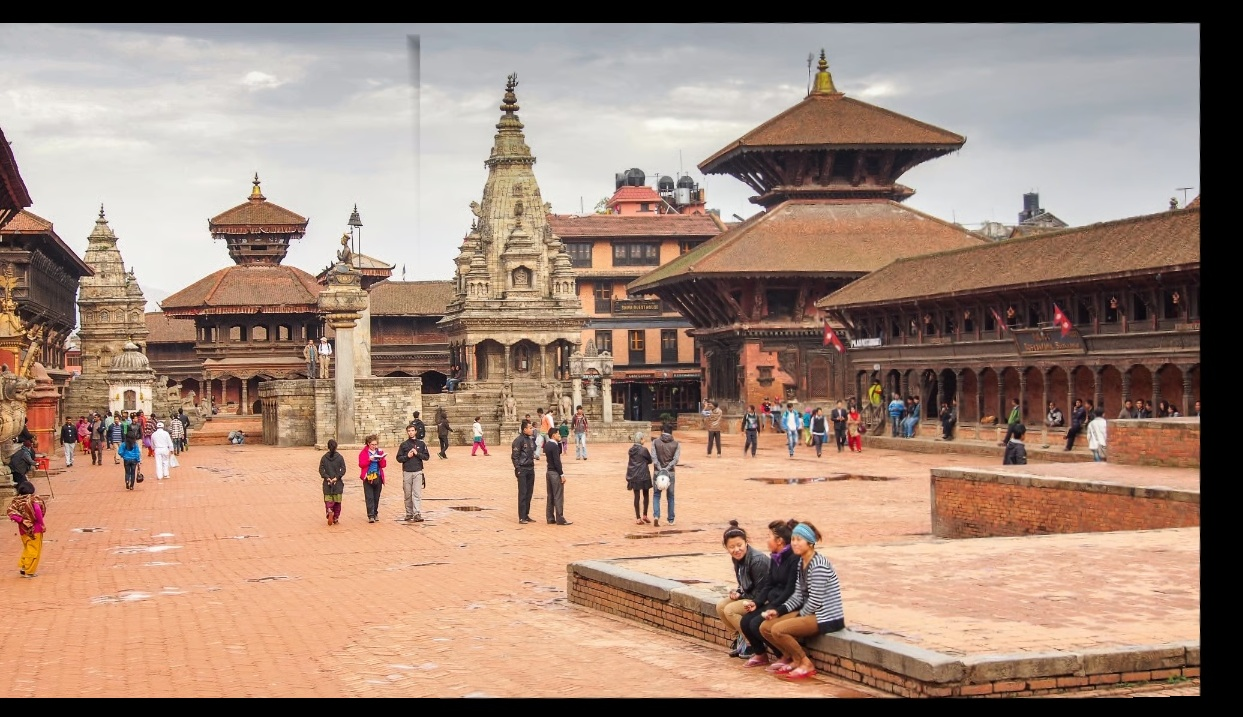
#> input picture results/pipeline_synthetic.jpg, 1243 x 717 px, given in place of c.jpg, which was not available
$ python pipeline_demo.py
#> lines starting #> are read from the running program, lines starting #| are printed output that depends on the picture
### stitcher/pipeline.py
import time
from dataclasses import dataclass

import cv2
import numpy as np

from stitcher.features import detect_and_describe, match_ratio_test
from stitcher.homography import ransac_homography
from stitcher.chain import chain_homographies
from stitcher.warp import canvas_bounds_n, warp_all
from stitcher.blend import compensate_chain, feather_blend_n
from stitcher.cylinder import cylindrical_warp, estimate_focal_from_pairs


@dataclass
class StitchResult:
    panorama: np.ndarray | None   # BGR uint8, or None on failure
    ok: bool
    message: str                  # reason shown to the user when ok is False
    stats: dict


def _shrink(img, max_width):
    h, w = img.shape[:2]
    if max_width and w > max_width:
        return cv2.resize(img, (max_width, int(round(h * max_width / w))),
                          interpolation=cv2.INTER_AREA)
    return img


def is_stitchable(n_matches, n_inliers):
    """Brown & Lowe's rule of thumb."""
    return n_inliers > 8 + 0.3 * n_matches


def align_images(images, ratio=0.7, thresh=3.0):
    """Returns (ref_to, ref, pair_stats, error_message). ref_to[k] maps points of the
    reference image to image k. images must be in left-to-right order."""
    feats = [detect_and_describe(im) for im in images]
    pairwise, pair_stats = [], []
    for i in range(len(images) - 1):
        pts_a, des_a = feats[i]
        pts_b, des_b = feats[i + 1]
        idx = match_ratio_test(des_a, des_b, ratio)
        st = {"pair": (i + 1, i + 2), "matches": len(idx), "inliers": 0}
        pair_stats.append(st)
        label = f"Images {i + 1} and {i + 2}"
        if len(idx) < 4:
            return None, None, pair_stats, f"{label}: too few matching features."
        H, mask, _ = ransac_homography(pts_a[idx[:, 0]], pts_b[idx[:, 1]], thresh=thresh)
        if H is None:
            return None, None, pair_stats, f"{label}: no consistent alignment found."
        st["inliers"] = int(mask.sum())
        st["H"] = H
        if not is_stitchable(len(idx), st["inliers"]):
            return None, None, pair_stats, (
                f"{label} do not appear to overlap enough, or the scene is too hard "
                "(glare, nearby objects, repetitive texture).")
        pairwise.append(H)
    ref = (len(images) - 1) // 2
    return chain_homographies(pairwise, ref), ref, pair_stats, ""


def _canvas_ok(images, ref_to):
    """Canvas bounds if the layout is sane, else None. A flat layout of a very wide
    panorama stretches without limit, which shows up as an absurdly wide canvas."""
    bounds = canvas_bounds_n([im.shape for im in images], ref_to)
    if bounds is None:
        return None
    if bounds[2] * bounds[3] > 40_000_000 or bounds[2] > 2 * sum(im.shape[1] for im in images):
        return None
    return bounds


def stitch(images, ratio=0.7, thresh=3.0, max_width=1200, projection="auto", focal_ratio=None):
    """projection: 'planar', 'cylindrical', or 'auto' (planar unless it is badly stretched).
    focal_ratio: focal length as a multiple of the image width; estimated if None."""
    t0 = time.time()
    if len(images) < 2:
        return StitchResult(None, False, "Need at least two images.", {})
    images = [_shrink(im, max_width) for im in images]

    ref_to, ref, pair_stats, err = align_images(images, ratio, thresh)
    stats = {"pairs": pair_stats, "reference": ref, "projection": "planar"}
    if ref_to is None:
        return StitchResult(None, False, err, stats)

    bounds = _canvas_ok(images, ref_to) if projection in ("auto", "planar") else None
    if bounds is None:
        if projection == "planar":
            return StitchResult(None, False, "Alignment looks implausible (canvas too large); "
                                "try cylindrical projection.", stats)
        h0, w0 = images[0].shape[:2]
        if focal_ratio:
            f = focal_ratio * w0
        else:
            f = estimate_focal_from_pairs([p["H"] for p in pair_stats], w0, h0) or float(w0)
        images = [cylindrical_warp(im, f) for im in images]
        ref_to, ref, pair_stats, err = align_images(images, ratio, thresh)
        stats.update({"pairs": pair_stats, "reference": ref,
                      "projection": "cylindrical", "focal_px": round(f, 1)})
        if ref_to is None:
            return StitchResult(None, False, err, stats)
        bounds = _canvas_ok(images, ref_to)
        if bounds is None:
            return StitchResult(None, False,
                                "Alignment looks implausible even with cylindrical projection.", stats)

    layers = warp_all(images, ref_to)
    canvases = [c for c, _ in layers]
    masks = [m for _, m in layers]
    pano = feather_blend_n(compensate_chain(canvases, masks, ref), masks)
    stats["canvas"] = (bounds[2], bounds[3])
    stats["runtime_s"] = round(time.time() - t0, 2)
    return StitchResult(pano, True, "ok", stats)

### stitcher/features.py
import cv2
import numpy as np


def detect_and_describe(img, detector="sift"):
    """Keypoint positions (N, 2) and descriptors for a BGR image."""
    gray = cv2.cvtColor(img, cv2.COLOR_BGR2GRAY)
    det = cv2.ORB_create(nfeatures=5000) if detector == "orb" else cv2.SIFT_create()
    kps, des = det.detectAndCompute(gray, None)
    pts = np.array([k.pt for k in kps], dtype=float).reshape(-1, 2)
    return pts, des


def match_ratio_test(des_a, des_b, ratio=0.7):
    """Index pairs (i, j): descriptor i in image A matches descriptor j in image B."""
    if des_a is None or des_b is None or len(des_a) < 2 or len(des_b) < 2:
        return np.empty((0, 2), dtype=int)
    norm = cv2.NORM_HAMMING if des_a.dtype == np.uint8 else cv2.NORM_L2
    pairs = cv2.BFMatcher(norm).knnMatch(des_a, des_b, k=2)
    good = [(m.queryIdx, m.trainIdx) for m, n in pairs if m.distance < ratio * n.distance]
    return np.array(good, dtype=int).reshape(-1, 2)

### stitcher/homography.py
import numpy as np

def normalize(pts):
    # shift points to zero mean, scale so average distance is sqrt(2)
    c = pts.mean(axis=0)
    mean_dist = np.mean(np.linalg.norm(pts - c, axis=1))
    if mean_dist < 1e-9:
        raise np.linalg.LinAlgError("degenerate points")
    s = np.sqrt(2) / mean_dist
    T = np.array([[s, 0, -s * c[0]],
                  [0, s, -s * c[1]],
                  [0, 0, 1]])
    pts_h = np.c_[pts, np.ones(len(pts))]
    return (T @ pts_h.T).T[:, :2], T

def estimate_homography(src, dst):
    """src, dst: (N, 2) arrays with N >= 4. Returns 3x3 H mapping src -> dst."""
    src_n, T1 = normalize(src)
    dst_n, T2 = normalize(dst)
    A = []
    for (x, y), (xp, yp) in zip(src_n, dst_n):
        A.append([-x, -y, -1, 0, 0, 0, xp * x, xp * y, xp])
        A.append([0, 0, 0, -x, -y, -1, yp * x, yp * y, yp])
    A = np.array(A)
    # 4 points give an 8x9 system and need the full SVD to expose the null vector;
    # 5 or more points give at least 10 rows, so the cheap thin SVD is enough.
    _, _, Vt = np.linalg.svd(A, full_matrices=(len(src) < 5))
    Hn = Vt[-1].reshape(3, 3)
    H = np.linalg.inv(T2) @ Hn @ T1          # undo the normalization
    return H / H[2, 2]

def apply_homography(H, pts):
    p = np.c_[pts, np.ones(len(pts))] @ H.T
    return p[:, :2] / p[:, 2:3]


def ransac_homography(src, dst, thresh=3.0, p=0.99, max_iters=5000, seed=0):
    """Returns (H, inlier_mask, iterations_used), or (None, None, iterations_used)."""
    rng = np.random.default_rng(seed)
    n = len(src)
    best_mask, best_count = None, 0
    iters_needed = max_iters
    i = 0
    while i < min(iters_needed, max_iters):
        i += 1
        idx = rng.choice(n, 4, replace=False)
        try:
            H = estimate_homography(src[idx], dst[idx])
        except np.linalg.LinAlgError:
            continue
        if not np.all(np.isfinite(H)):
            continue
        with np.errstate(all="ignore"):
            err = np.linalg.norm(apply_homography(H, src) - dst, axis=1)
        mask = err < thresh
        count = int(mask.sum())
        if count > best_count:
            best_count, best_mask = count, mask
            w = count / n
            iters_needed = 0 if w >= 1 else np.log(1 - p) / np.log(1 - w ** 4)
    if best_mask is None or best_count < 4:
        return None, None, i
    # refit on all inliers of the best model
    H = estimate_homography(src[best_mask], dst[best_mask])
    return H, best_mask, i

### stitcher/chain.py
import numpy as np


def chain_homographies(pairwise, ref):
    """pairwise[i] maps points of image i to image i+1 (3x3).
    Returns ref_to, where ref_to[k] maps points of the reference image to image k."""
    n = len(pairwise) + 1
    ref_to = [None] * n
    ref_to[ref] = np.eye(3)
    for k in range(ref + 1, n):            # to the right: earlier chain is applied first
        ref_to[k] = pairwise[k - 1] @ ref_to[k - 1]
    for k in range(ref - 1, -1, -1):       # to the left: step back with inverses
        ref_to[k] = np.linalg.inv(pairwise[k]) @ ref_to[k + 1]
    return [H / H[2, 2] for H in ref_to]

### stitcher/warp.py
import numpy as np
from stitcher.homography import apply_homography


# [13 lines left out: function canvas_bounds, not called in this run]


def bilinear_sample(img, xs, ys):
    """Sample a color image at float coordinates. Returns (values, valid_mask)."""
    h, w = img.shape[:2]
    valid = (xs >= 0) & (xs <= w - 1) & (ys >= 0) & (ys <= h - 1)   # False for NaN too
    x = np.where(valid, xs, 0.0)
    y = np.where(valid, ys, 0.0)
    x0 = np.minimum(np.floor(x).astype(int), w - 2)
    y0 = np.minimum(np.floor(y).astype(int), h - 2)
    wx = (x - x0)[..., None]
    wy = (y - y0)[..., None]
    img = img.astype(np.float32)
    top = (1 - wx) * img[y0, x0] + wx * img[y0, x0 + 1]
    bot = (1 - wx) * img[y0 + 1, x0] + wx * img[y0 + 1, x0 + 1]
    return (1 - wy) * top + wy * bot, valid


# [32 lines left out: functions warp_to_canvas, composite_average, not called in this run]

def canvas_bounds_n(shapes, ref_to):
    """Bounding box of all images in the reference frame: (xmin, ymin, width, height),
    or None if the geometry is implausible."""
    pts = []
    for shape, H in zip(shapes, ref_to):
        h, w = shape[:2]
        corners = np.array([[0, 0], [w - 1, 0], [w - 1, h - 1], [0, h - 1]], float)
        with np.errstate(all="ignore"):
            pts.append(apply_homography(np.linalg.inv(H), corners))
    allc = np.vstack(pts)
    if not np.isfinite(allc).all() or np.abs(allc).max() > 1e5:
        return None
    xmin, ymin = np.floor(allc.min(axis=0)).astype(int)
    xmax, ymax = np.ceil(allc.max(axis=0)).astype(int)
    return int(xmin), int(ymin), int(xmax - xmin + 1), int(ymax - ymin + 1)


def warp_all(images, ref_to):
    """Warp every image onto one canvas in the reference frame.
    Returns a list of (canvas, mask), one per image."""
    xmin, ymin, W, Hc = canvas_bounds_n([im.shape for im in images], ref_to)
    u, v = np.meshgrid(np.arange(W), np.arange(Hc))
    xr = (u + xmin).astype(float)
    yr = (v + ymin).astype(float)
    pts = np.stack([xr.ravel(), yr.ravel(), np.ones(xr.size)])
    out = []
    for img, H in zip(images, ref_to):
        with np.errstate(all="ignore"):
            q = H @ pts
            xs = (q[0] / q[2]).reshape(xr.shape)
            ys = (q[1] / q[2]).reshape(xr.shape)
        out.append(bilinear_sample(img, xs, ys))
    return out

### stitcher/blend.py
import cv2
import numpy as np


def feather_weights(mask):
    """Distance from each valid pixel to the nearest invalid pixel (0 outside the mask)."""
    m = mask.astype(np.uint8)
    # pad with a zero border so the canvas edge counts as an edge
    padded = cv2.copyMakeBorder(m, 1, 1, 1, 1, cv2.BORDER_CONSTANT, value=0)
    dist = cv2.distanceTransform(padded, cv2.DIST_L2, 3)
    return dist[1:-1, 1:-1]


# [6 lines left out: function feather_blend, not called in this run]

def estimate_gain(c1, m1, c2, m2):
    """Per-channel gain g so that c2 * g matches c1 on their overlap (mean brightness)."""
    both = m1 & m2
    if both.sum() < 100:
        return np.ones(3)
    return c1[both].mean(axis=0) / np.maximum(c2[both].mean(axis=0), 1e-6)

def compensate_chain(canvases, masks, ref):
    """Match exposure outward from the reference image, one neighbor at a time."""
    out = [c.astype(np.float32) for c in canvases]
    for k in range(ref + 1, len(out)):
        out[k] = out[k] * estimate_gain(out[k - 1], masks[k - 1], out[k], masks[k])
    for k in range(ref - 1, -1, -1):
        out[k] = out[k] * estimate_gain(out[k + 1], masks[k + 1], out[k], masks[k])
    return out


def feather_blend_n(canvases, masks):
    """Distance-weighted blend of any number of canvases."""
    num, den = 0, 0
    for c, m in zip(canvases, masks):
        w = feather_weights(m)[..., None]
        num = num + w * c
        den = den + w
    out = num / np.maximum(den, 1e-6)
    return np.rint(np.clip(out, 0, 255)).astype(np.uint8)

### experiments/pipeline_demo.py
import cv2
from stitcher.pipeline import stitch

pairs = {
    "synthetic": ("data/synthetic/c.jpg", "data/synthetic/d.jpg"),
    "cabinet": ("data/cabinet/a.jpg", "data/cabinet/b.jpg"),
}
for name, (pa, pb) in pairs.items():
    res = stitch([cv2.imread(pa), cv2.imread(pb)])
#> in stitch, `images = [_shrink(im, max_width) for im in images]`: images = 2 items
#> the loop in align_images, `for i in range(len(images) - 1):` made 1 pass
#> (norm in match_ratio_test, pairs in match_ratio_test, label, n in ransac_homography) on pass 1: (4, 5866 matches, 'Images 1 and 2', 5866)
#> after the loop in align_images, `for i in range(len(images) - 1):`: pair_stats = 1 item; pairwise = [[[1, -2.23e-16, 4.92e-13], [-1.61e-17, 1, -2.46e-13], [-3.78e-19, -3.87e-19, 1]]]
#> in align_images, `ref = (len(images) - 1) // 2`: ref = 0
#> in chain_homographies, `n = len(pairwise) + 1`: n = 2
#> in chain_homographies, `ref_to = [None] * n`: ref_to = 2 items
#> after the loop in chain_homographies, `for k in range(ref + 1, n):`: ref_to = [[[1, 0, 0], [0, 1, 0], [0, 0, 1]], [[1, -2.23e-16, 4.92e-13], [-1.61e-17, 1, -2.46e-13], [-3.78e-19, -3.87e-19, 1]]]
#> in stitch, `ref_to, ref, pair_stats, err = align_images(images, ratio, thresh)`: ref = 0; pair_stats = 1 item; err = ''
#> the loop in canvas_bounds_n, `for shape, H in zip(shapes, ref_to):` made 2 passes
#> (shape, H, h, w, corners, p in apply_homography) on pass 1: ((692, 1200, 3), [[1, 0, 0], [0, 1, 0], [0, 0, 1]], 692, 1200, [[0, 0], [1199, 0], [1199, 691], [0, 691]], [[0, 0, 1], [1199, 0, 1], [1199, 691, 1], [0, 691, 1]])
#> after the loop in canvas_bounds_n, `for shape, H in zip(shapes, ref_to):`: pts = [[[0, 0], [1199, 0], [1199, 691], [0, 691]], [[-4.92e-13, 2.46e-13], [1199, 2.65e-13], [1199, 691], [-3.38e-13, 691]]]
#> in canvas_bounds_n, `allc = np.vstack(pts)`: allc = [[0, 0], [1199, 0], [1199, 691], [0, 691], [-4.92e-13, 2.46e-13], [1199, 2.65e-13], [1199, 691], [-3.38e-13, 691]]
#> in canvas_bounds_n, `xmin, ymin = np.floor(allc.min(axis=0)).astype(int)`: xmin = -1; ymin = 0
#> in canvas_bounds_n, `xmax, ymax = np.ceil(allc.max(axis=0)).astype(int)`: xmax = 1200; ymax = 691
#> in _canvas_ok, `bounds = canvas_bounds_n([im.shape for im in images], ref_to)`: bounds = (-1, 0, 1202, 692)
#> the loop in canvas_bounds_n (call 2), `for shape, H in zip(shapes, ref_to):` made 2 passes
#> in warp_all, `xmin, ymin, W, Hc = canvas_bounds_n([im.shape for im in images], ref_to)`: xmin = -1; ymin = 0; W = 1202; Hc = 692
#> in warp_all, `xr = (u + xmin).astype(float)`:
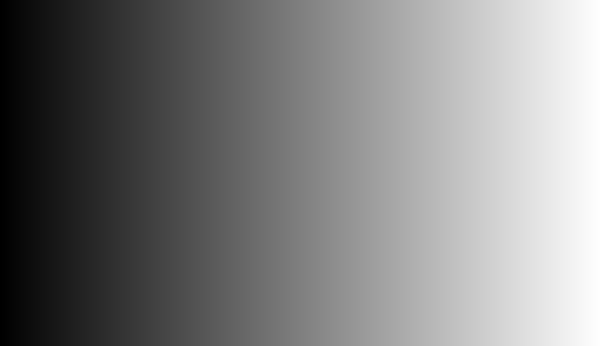
#> xr: shape (692, 1202) float64 (shown at 1/2 size); min -1, max 1200, mean 599.5; drawn with min black and max white
#> in warp_all, `yr = (v + ymin).astype(float)`:
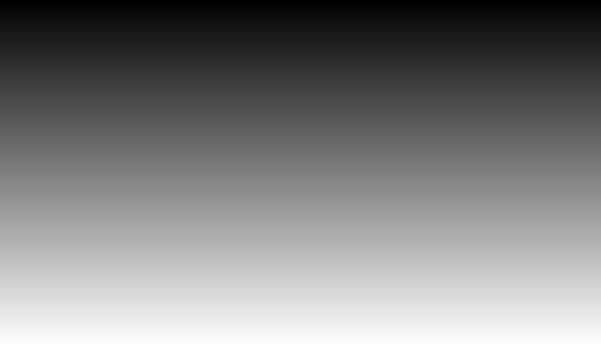
#> yr: shape (692, 1202) float64 (shown at 1/2 size); min 0, max 691, mean 345.5; drawn with min black and max white
#> the loop in warp_all, `for img, H in zip(images, ref_to):` made 2 passes
#> (H, h in bilinear_sample, w in bilinear_sample) on pass 1: ([[1, 0, 0], [0, 1, 0], [0, 0, 1]], 692, 1200)
#> pass 1, in bilinear_sample, `valid = (xs >= 0) & (xs <= w - 1) & (ys >= 0) & (ys <= h - 1)`:
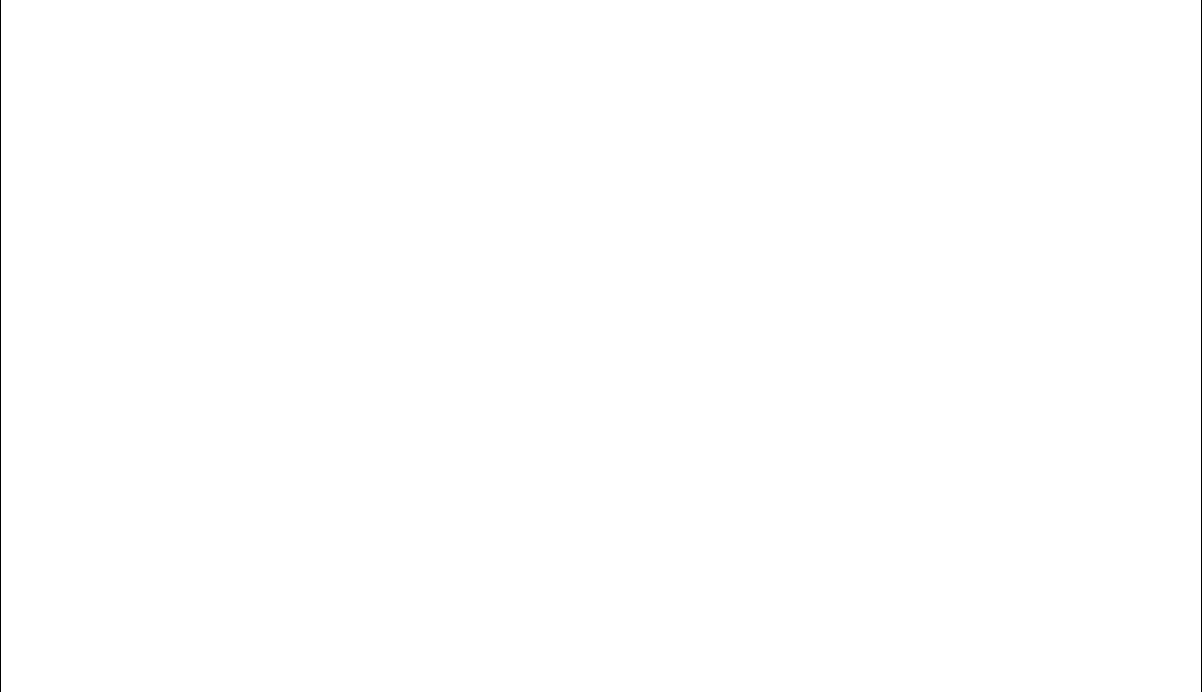
#> valid: shape (692, 1202) bool; 99.8% white; black in thin lines or dots
#> after the loop in warp_all, `for img, H in zip(images, ref_to):`: out = 2 items
#> the loop in compensate_chain, `for k in range(ref + 1, len(out)):` made 1 pass
#> in feather_blend_n, `num, den = 0, 0`: num = 0
#> the loop in feather_blend_n, `for c, m in zip(canvases, masks):` made 2 passes
#> pass 1, in feather_weights, `dist = cv2.distanceTransform(padded, cv2.DIST_L2, 3)`:
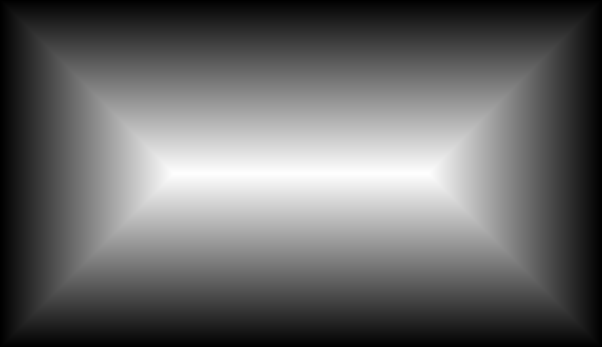
#> dist: shape (694, 1204) float32 (shown at 1/2 size); min 0, max 330.4, mean 133.1; drawn with min black and max white
#> pass 1, in feather_blend_n, `num = num + w * c`:
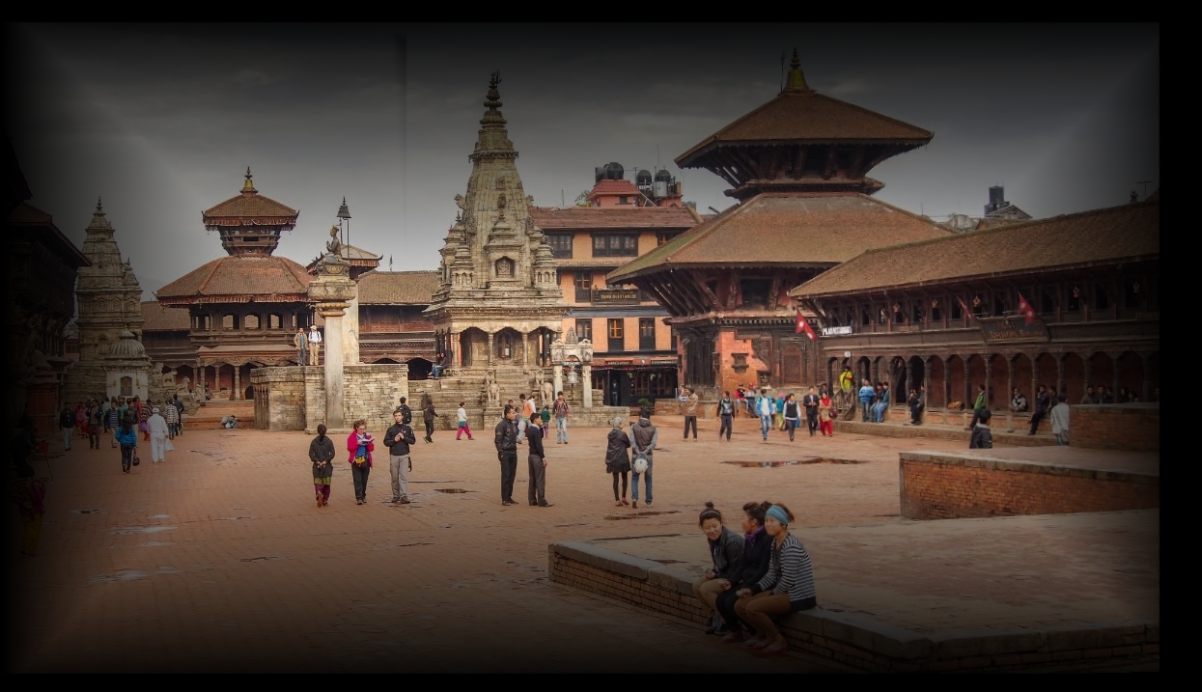
#> num: shape (692, 1202, 3) float32; mean of channels 0, 1, 2 16227.8, 18635.2, 22732.2; drawn with min black and max white
    print(name, res.ok, res.message, res.stats)
#| synthetic True ok {'pairs': [{'pair': (1, 2), 'matches': 5866, 'inliers': 5866, 'H': array([[ 1.00000000e+00, -2.23012724e-16,  4.92278448e-13],
#|        [-1.61108704e-17,  1.00000000e+00, -2.46139224e-13],
#|        [-3.78106130e-19, -3.86518624e-19,  1.00000000e+00]])}], 'reference': 0, 'projection': 'planar', 'canvas': (1202, 692), 'runtime_s': 6.36}
#> (the run stopped early here; a loop or call above may not have finished)
